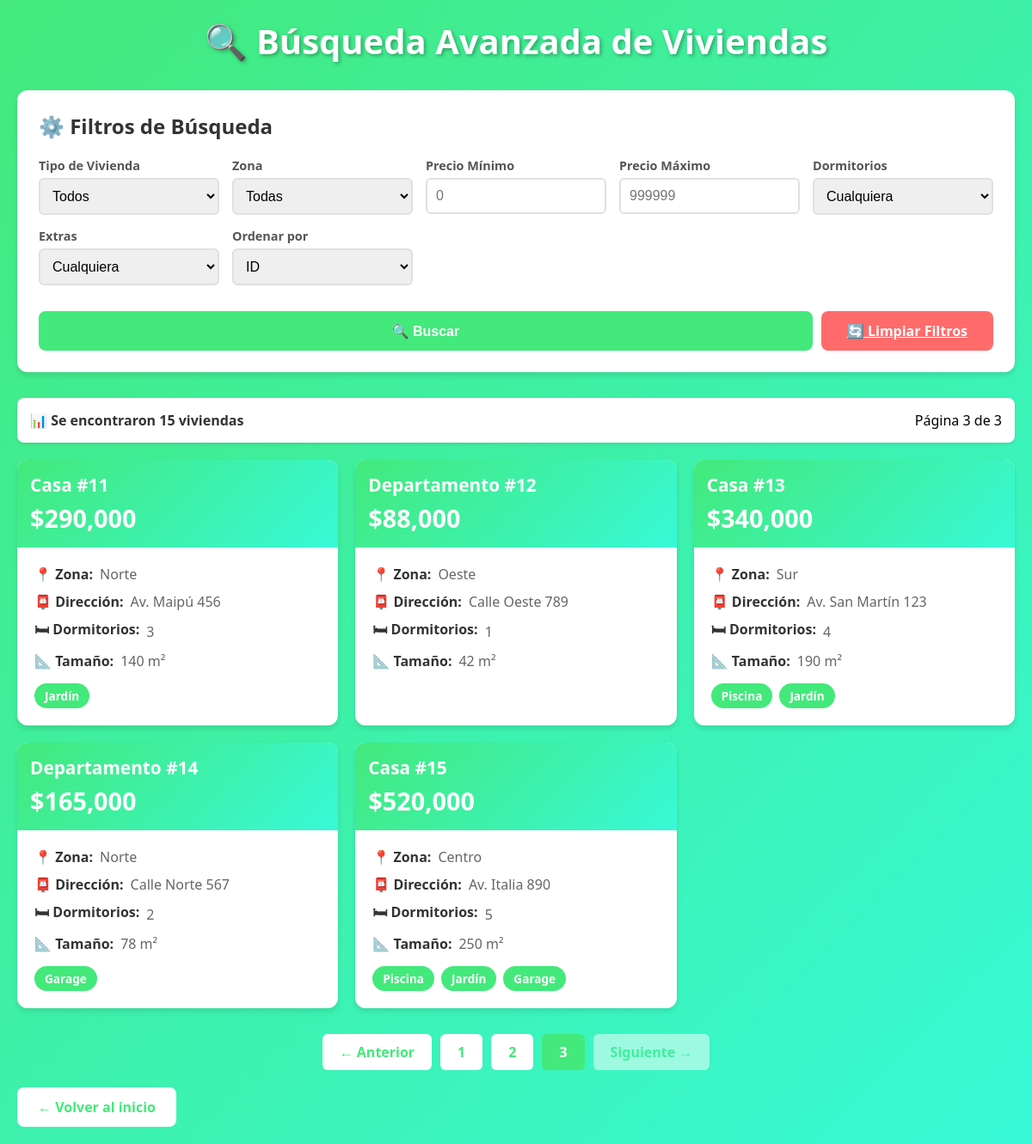
The page /filtros.php?pagina=3& on the database its author committed.
### tables this page shows
CREATE TABLE viviendas (
    id INT(3) AUTO_INCREMENT PRIMARY KEY,
    tipo VARCHAR(15),
    zona VARCHAR(15),
    direccion VARCHAR(30),
    dormitorios INT(1),
    precio FLOAT(10,2),
    tamano INT(5),
    extras SET('Piscina','Jardín','Garage')
);

### filtros.php (the view, shortened to what this page needs)
<?php
$conexion = conectarDB();
$filtroPrecioMin = isset($_GET['precio_min']) ? (float)$_GET['precio_min'] : 0;
$filtroPrecioMax = isset($_GET['precio_max']) ? (float)$_GET['precio_max'] : 999999999;
$ordenar = isset($_GET['ordenar']) ? $_GET['ordenar'] : 'id';
$where = array();
$whereSQL = count($where) > 0 ? "WHERE " . implode(" AND ", $where) : "";
$pagina = isset($_GET['pagina']) ? (int)$_GET['pagina'] : 1;
$registrosPorPagina = REGISTROS_POR_PAGINA;
$comienzo = ($pagina - 1) * $registrosPorPagina;
$totalQuery = mysqli_query($conexion, "SELECT COUNT(*) as total FROM viviendas $whereSQL");
$totalRow = mysqli_fetch_array($totalQuery);
$totalRegistros = $totalRow['total'];
$totalPaginas = ceil($totalRegistros / $registrosPorPagina);
$query = "SELECT * FROM viviendas $whereSQL ORDER BY $ordenar LIMIT $comienzo, $registrosPorPagina";
$registros = mysqli_query($conexion, $query)
    or die("Problemas en la consulta: " . mysqli_error($conexion));
?>
<!DOCTYPE html>
<html lang="es">
<head>
</head>
<body>
    <div class="container">
        <h1>🔍 Búsqueda Avanzada de Viviendas</h1>
        <div class="panel-filtros">
            <div class="filtros-titulo">⚙️ Filtros de Búsqueda</div>
            <form method="GET" class="form-filtros">
                <div class="form-group">
                    <label>Tipo de Vivienda</label>
                    <select name="tipo">
                        <option value="">Todos</option>
                    </select>
                </div>
                <div class="form-group">
                    <label>Zona</label>
                    <select name="zona">
                        <option value="">Todas</option>
                    </select>
                </div>
                <div class="form-group">
                    <label>Precio Mínimo</label>
                    <input type="number" name="precio_min"
                           value="<?php echo ($filtroPrecioMin > 0) ? $filtroPrecioMin : ''; ?>"
                           placeholder="0">
                </div>
                <div class="form-group">
                    <label>Precio Máximo</label>
                    <input type="number" name="precio_max"
                           value="<?php echo ($filtroPrecioMax < 999999999) ? $filtroPrecioMax : ''; ?>"
                           placeholder="999999">
                </div>
                <div class="form-group">
                    <label>Dormitorios</label>
                    <select name="dormitorios">
                        <option value="0">Cualquiera</option>
                    </select>
                </div>
                <div class="form-group">
                    <label>Extras</label>
                    <select name="extras">
                        <option value="">Cualquiera</option>
                    </select>
                </div>
                <div class="form-group">
                    <label>Ordenar por</label>
                    <select name="ordenar">
                        <option value="id" <?php echo ($ordenar == 'id') ? 'selected' : ''; ?>>ID</option>
                    </select>
                </div>
                <div class="botones-filtro" style="grid-column: 1 / -1;">
                    <button type="submit" class="btn btn-buscar">🔍 Buscar</button>
                    <a href="filtros.php" class="btn btn-limpiar">🔄 Limpiar Filtros</a>
                </div>
            </form>
        </div>
        <?php if ($totalRegistros > 0): ?>
            <div class="resultados-info">
                <span class="resultados-texto">
                    📊 Se encontraron <?php echo $totalRegistros; ?> vivienda<?php echo ($totalRegistros != 1) ? 's' : ''; ?>
                </span>
                <span>Página <?php echo $pagina; ?> de <?php echo $totalPaginas; ?></span>
            </div>
            <div class="grid-viviendas">
                <?php while ($reg = mysqli_fetch_array($registros)): ?>
                    <div class="card-vivienda">
                        <div class="card-header">
                            <div class="card-tipo"><?php echo $reg['tipo']; ?> #<?php echo $reg['id']; ?></div>
                            <div class="card-precio">$<?php echo number_format($reg['precio'], 0); ?></div>
                        </div>
                        <div class="card-body">
                            <div class="card-detalle">
                                <strong>📍 Zona:</strong> <?php echo $reg['zona']; ?>
                            </div>
                            <div class="card-detalle">
                                <strong>📮 Dirección:</strong> <?php echo $reg['direccion']; ?>
                            </div>
                            <div class="card-detalle">
                                <strong>🛏 Dormitorios:</strong> <?php echo $reg['dormitorios']; ?>
                            </div>
                            <div class="card-detalle">
                                <strong>📐 Tamaño:</strong> <?php echo $reg['tamano']; ?> m²
                            </div>
                            <?php if (!empty($reg['extras'])): ?>
                                <div class="card-extras">
                                    <?php
                                    $extras = explode(',', $reg['extras']);
                                    foreach ($extras as $extra):
                                    ?>
                                        <span class="tag-extra"><?php echo trim($extra); ?></span>
                                    <?php endforeach; ?>
                                </div>
                            <?php endif; ?>
                        </div>
                    </div>
                <?php endwhile; ?>
            </div>
            <?php if ($totalPaginas > 1): ?>
                <div class="paginacion">
                    <?php if ($pagina > 1): ?>
                        <a href="?pagina=<?php echo ($pagina - 1); ?>&<?php echo http_build_query(array_diff_key($_GET, ['pagina' => ''])); ?>"
                           class="btn-pag">← Anterior</a>
                    <?php else: ?>
                        <span class="btn-pag disabled">← Anterior</span>
                    <?php endif; ?>
                    <?php for ($i = 1; $i <= min($totalPaginas, 5); $i++): ?>
                        <a href="?pagina=<?php echo $i; ?>&<?php echo http_build_query(array_diff_key($_GET, ['pagina' => ''])); ?>"
                           class="btn-pag <?php echo ($i == $pagina) ? 'activo' : ''; ?>">
                            <?php echo $i; ?>
                        </a>
                    <?php endfor; ?>
                    <?php if ($pagina < $totalPaginas): ?>
                        <a href="?pagina=<?php echo ($pagina + 1); ?>&<?php echo http_build_query(array_diff_key($_GET, ['pagina' => ''])); ?>"
                           class="btn-pag">Siguiente →</a>
                    <?php else: ?>
                        <span class="btn-pag disabled">Siguiente →</span>
                    <?php endif; ?>
                </div>
            <?php endif; ?>
        <?php endif; ?>
        <a href="index.php" class="back-link">← Volver al inicio</a>
    </div>
</body>
</html>

### filtros.php (style rules this page uses)
* { margin: 0; padding: 0; box-sizing: border-box; }
body { font-family: 'Segoe UI', Tahoma, Geneva, Verdana, sans-serif; background: linear-gradient(135deg, #43e97b 0%, #38f9d7 100%); padding: 20px; min-height: 100vh; }
.container { max-width: 1400px; margin: 0 auto; }
h1 { color: white; text-align: center; margin-bottom: 30px; font-size: 2.5em; text-shadow: 2px 2px 4px rgba(0,0,0,0.3); }
.panel-filtros { background: white; border-radius: 12px; padding: 25px; margin-bottom: 30px; box-shadow: 0 4px 6px rgba(0,0,0,0.1); }
.filtros-titulo { font-size: 1.5em; color: #333; margin-bottom: 20px; font-weight: bold; }
.form-filtros { display: grid; grid-template-columns: repeat(auto-fit, minmax(200px, 1fr)); gap: 15px; }
.form-group { display: flex; flex-direction: column; }
.form-group label { font-weight: bold; color: #555; margin-bottom: 5px; font-size: 0.9em; }
.form-group select, .form-group input { padding: 10px; border: 2px solid #e0e0e0; border-radius: 6px; font-size: 1em; transition: border-color 0.3s ease; }
.botones-filtro { display: flex; gap: 10px; margin-top: 15px; }
.btn { padding: 12px 30px; border: none; border-radius: 8px; font-size: 1em; font-weight: bold; cursor: pointer; transition: all 0.3s ease; }
.btn-buscar { background: #43e97b; color: white; flex: 1; }
.btn-limpiar { background: #ff6b6b; color: white; }
.resultados-info { background: white; border-radius: 8px; padding: 15px; margin-bottom: 20px; display: flex; justify-content: space-between; align-items: center; box-shadow: 0 2px 4px rgba(0,0,0,0.1); }
.resultados-texto { font-weight: bold; color: #333; }
.grid-viviendas { display: grid; grid-template-columns: repeat(auto-fill, minmax(350px, 1fr)); gap: 20px; margin-bottom: 30px; }
.card-vivienda { background: white; border-radius: 12px; overflow: hidden; box-shadow: 0 4px 6px rgba(0,0,0,0.1); transition: all 0.3s ease; }
.card-header { background: linear-gradient(135deg, #43e97b 0%, #38f9d7 100%); color: white; padding: 15px; }
.card-tipo { font-size: 1.3em; font-weight: bold; margin-bottom: 5px; }
.card-precio { font-size: 1.8em; font-weight: bold; }
.card-body { padding: 20px; }
.card-detalle { display: flex; align-items: center; margin-bottom: 10px; color: #666; }
.card-detalle strong { margin-right: 8px; color: #333; }
.card-extras { display: flex; flex-wrap: wrap; gap: 8px; margin-top: 15px; }
.tag-extra { background: #43e97b; color: white; padding: 5px 12px; border-radius: 15px; font-size: 0.85em; font-weight: bold; }
.paginacion { display: flex; justify-content: center; align-items: center; gap: 10px; margin-top: 30px; }
.btn-pag { padding: 10px 20px; background: white; color: #43e97b; text-decoration: none; border-radius: 6px; font-weight: bold; transition: all 0.3s ease; }
.btn-pag.disabled { opacity: 0.5; cursor: not-allowed; }
.btn-pag.activo { background: #43e97b; color: white; }
.back-link { display: inline-block; margin-top: 20px; padding: 12px 24px; background: white; color: #43e97b; text-decoration: none; border-radius: 8px; font-weight: bold; transition: all 0.3s ease; }

### rows shown on the page
viviendas: tipo "Casa", id "11", precio "290,000", zona "Norte", direccion "Av. Maipú 456", dormitorios "3", tamano "140", extras "Jardín"
viviendas: tipo "Departamento", id "12", precio "88,000", zona "Oeste", direccion "Calle Oeste 789", dormitorios "1", tamano "42"
viviendas: tipo "Casa", id "13", precio "340,000", zona "Sur", direccion "Av. San Martín 123", dormitorios "4", tamano "190", extras "Piscina", extras "Jardín"
viviendas: tipo "Departamento", id "14", precio "165,000", zona "Norte", direccion "Calle Norte 567", dormitorios "2", tamano "78", extras "Garage"
viviendas: tipo "Casa", id "15", precio "520,000", zona "Centro", direccion "Av. Italia 890", dormitorios "5", tamano "250", extras "Piscina", extras "Jardín", extras "Garage"

### other values the page prints
$totalRegistros "15"
$pagina "3"
$totalPaginas "3"
